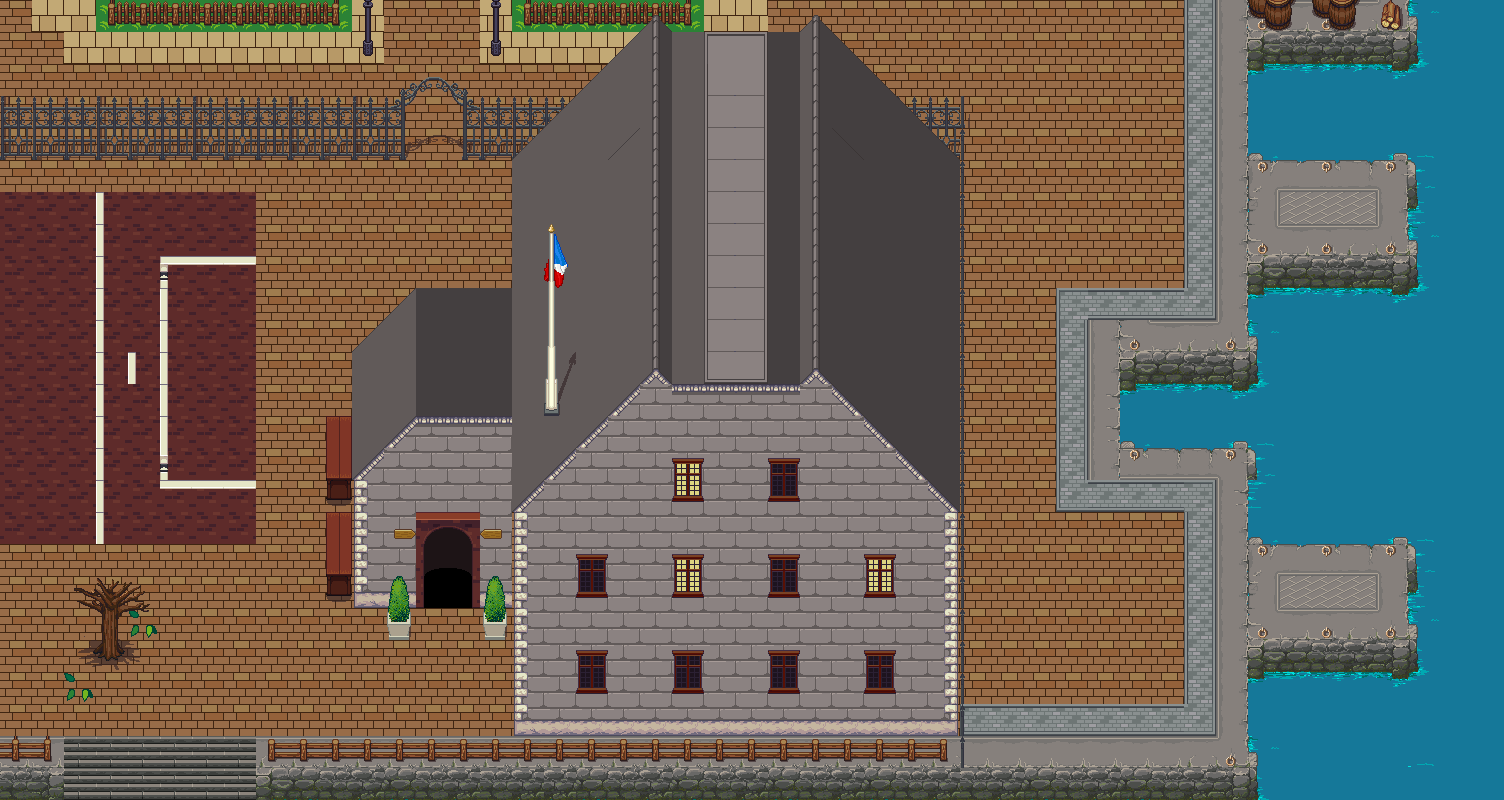

A 2D game scene composited from a Tiled map and its tileset images. What follows is a short description and the map's XML, with each tile layer's data collapsed to a summary:
An orthogonal 47x25 tile map with 32x32 px tiles, 5 tile layers (Capa de Patrones 1, Capa de patrones 2, Capa de patrones 3, Capa de patrones 4, ...), 6 tilesets.

<map version="1.2" tiledversion="1.2.2" orientation="orthogonal" renderorder="right-down" width="47" height="25" tilewidth="32" tileheight="32" infinite="0" nextlayerid="6" nextobjectid="1">
 <tileset firstgid="1" source="../Construccion Mapas/interior6.tsx" />
 <tileset firstgid="401" name="interior4" tilewidth="32" tileheight="32" tilecount="1024" columns="32">
  <image source="../Construccion Mapas/build_atlas.png" width="1024" height="1024" />
 </tileset>
 <tileset firstgid="1425" source="../Construccion Mapas/interior7.tsx" />
 <tileset firstgid="2449" source="../Construccion Mapas/Window1.tsx" />
 <tileset firstgid="2465" source="../Construccion Mapas/Outside_B.tsx" />
 <tileset firstgid="2721" source="../Construccion Mapas/interior8.tsx" />
 <layer id="1" name="Capa de Patrones 1" width="47" height="25">
  <data>[1175 cells, 1175 non-empty, 49 distinct tile ids]</data>
 </layer>
 <layer id="2" name="Capa de patrones 2" width="47" height="25">
  <data>[1175 cells, 359 non-empty, 47 distinct tile ids]</data>
 </layer>
 <layer id="3" name="Capa de patrones 3" width="47" height="25">
  <data>[1175 cells, 207 non-empty, 52 distinct tile ids]</data>
 </layer>
 <layer id="4" name="Capa de patrones 4" width="47" height="25">
  <data>[1175 cells, 8 non-empty, 5 distinct tile ids]</data>
 </layer>
 <layer id="5" name="Capa de patrones 5" width="47" height="25">
  <data>[1175 cells, 0 non-empty, 0 distinct tile ids]</data>
 </layer>
</map>
